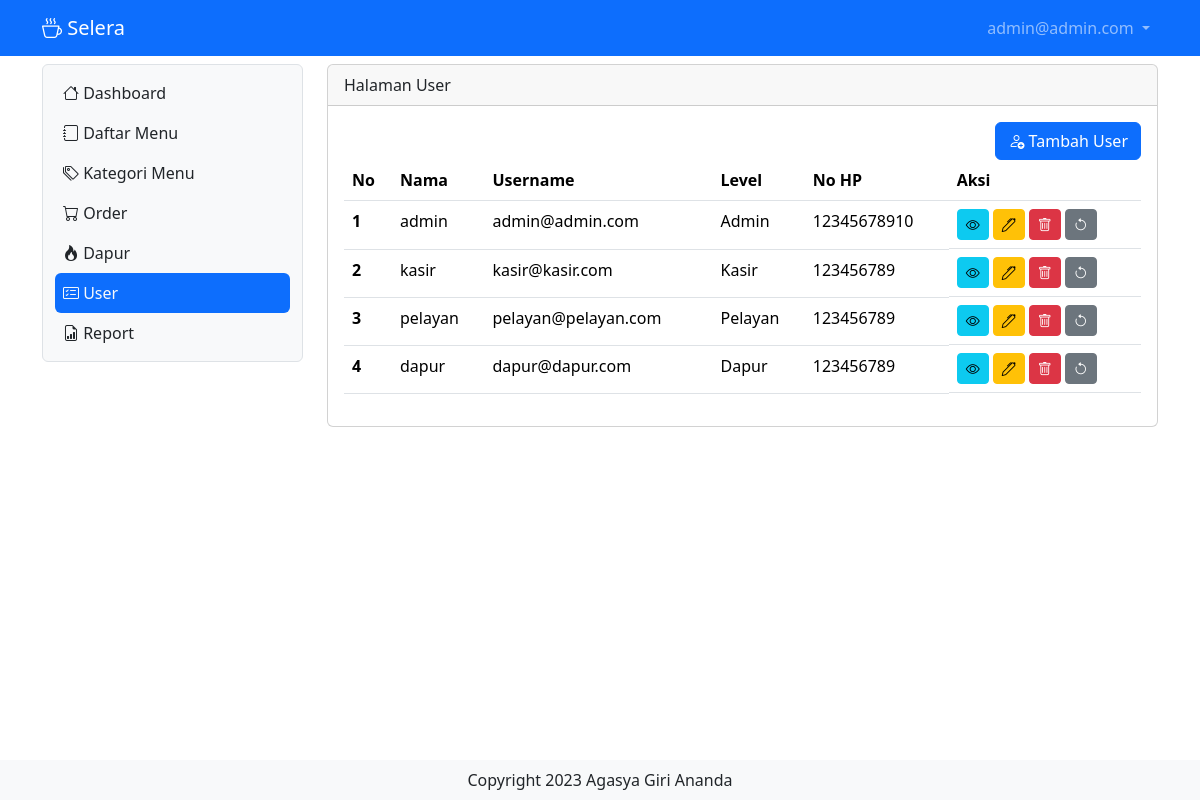
Page /user (signed in) on the committed database.
### tables this page shows
CREATE TABLE `tb_user` (
  `id` int(11) NOT NULL,
  `nama` varchar(255) NOT NULL,
  `username` varchar(255) NOT NULL,
  `password` varchar(255) NOT NULL,
  `level` int(10) NOT NULL,
  `nohp` varchar(15) NOT NULL,
  `alamat` varchar(300) NOT NULL
);

### user.php (the view, shortened to what this page needs)
<?php
include "proses/connect.php";
$query = mysqli_query($conn, "SELECT * FROM tb_user ");
while ($record = mysqli_fetch_array($query)) {
    $result[] = $record;
}
?>
<div class="col-lg-9 mt-2">
    <div class="card">
        <div class="card-header">
            Halaman User
        </div>
        <div class="card-body">
            <div class="row">
                <div class="col d-flex justify-content-end">
                    <button class="btn btn-primary" data-bs-toggle="modal" data-bs-target="#ModalTambahUser"><i
                            class="bi bi-person-add"></i> Tambah User</button>
                </div>
            </div>
                <?php
            if (empty($result)) {
                echo "Data user tidak ada";
            } else {
                ?>
                <div class="table-responsive">
                    <table class="table table-hover">
                        <thead>
                            <tr>
                                <th scope="col">No</th>
                                <th scope="col">Nama</th>
                                <th scope="col">Username</th>
                                <th scope="col">Level</th>
                                <th scope="col">No HP</th>
                                <th scope="col">Aksi</th>
                            </tr>
                        </thead>
                        <tbody>
                            <?php
                            $no = 1;
                            foreach ($result as $row) {
                                ?>
                                <tr>
                                    <th scope="row">
                                        <?php echo $no++ ?>
                                    </th>
                                    <td>
                                        <?php echo $row['nama'] ?>
                                    </td>
                                    <td>
                                        <?php echo $row['username'] ?>
                                    </td>
                                    <td>
                                        <?php
                                        if ($row['level'] == 1) {
                                            echo "Admin";
                                        } elseif ($row['level'] == 2) {
                                            echo "Kasir";
                                        } elseif ($row['level'] == 3) {
                                            echo "Pelayan";
                                        } elseif ($row['level'] == 4) {
                                            echo "Dapur";
                                        }
                                        ?>
                                    </td>
                                    <td>
                                        <?php echo $row['nohp'] ?>
                                    </td>
                                    <td class="d-flex">
                                        <button class="btn btn-info btn-sm me-1" data-bs-toggle="modal"
                                            data-bs-target="#ModalView<?php echo $row['id'] ?>"><i
                                                class="bi bi-eye"></i></button>
                                        <button class="btn btn-warning btn-sm me-1" data-bs-toggle="modal"
                                            data-bs-target="#ModalEdit<?php echo $row['id'] ?>"><i
                                                class="bi bi-pen"></i></button>
                                        <button class="btn btn-danger btn-sm me-1"data-bs-toggle="modal"
                                            data-bs-target="#ModalDelete<?php echo $row['id'] ?>"><i
                                                class="bi bi-trash"></i></button>
                                        <button class="btn btn-secondary btn-sm"data-bs-toggle="modal"
                                            data-bs-target="#ModalResetPassword<?php echo $row['id'] ?>"><i
                                                class="bi bi-arrow-counterclockwise"></i></button>
                                    </td>
                                </tr>
                                <?php
                            }
                            ?>
                        </tbody>
                    </table>
                </div>
                <?php
            }
            ?>
        </div>
    </div>
</div>

### header.php (shortened to what this page needs)
<?php
include "proses/connect.php";
$query = mysqli_query($conn, "SELECT * FROM tb_user WHERE username = '$_SESSION[username_selera]'");
?>
<nav class="navbar navbar-expand navbar-dark bg-primary sticky-top">
    <div class="container-lg">
        <a class="navbar-brand" href="."><i class="bi bi-cup-hot"></i> Selera</a>
        <div class="collapse navbar-collapse justify-content-end" id="navbarNavDropdown">
            <ul class="navbar-nav">
                <li class="nav-item dropdown">
                    <a class="nav-link dropdown-toggle" href="#" role="button" data-bs-toggle="dropdown"
                        aria-expanded="false">
                        <?php echo $hasil['username']; ?>
                    </a>
                </li>
            </ul>
        </div>
    </div>
</nav>

### rows in the picture
tb_user: username "admin@admin.com", nama "admin", level "Admin", nohp "12345678910"
tb_user: nama "kasir", username "kasir@kasir.com", level "Kasir", nohp "123456789"
tb_user: nama "pelayan", username "pelayan@pelayan.com", level "Pelayan", nohp "123456789"
tb_user: nama "dapur", username "dapur@dapur.com", level "Dapur", nohp "123456789"
